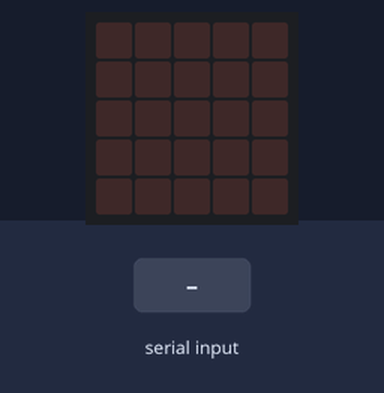
The program below on a simulated BBC micro:bit running MicroPython. Parts: the board's 5×5 LED display. Inputs (shaded band) come from the test bench. No radio messages arrive unless stated (any console line starting 'radio sent:' is added by the test bench); what the program prints to the serial console is not drawn.

Above: at 1.2 s.
1.3 s: "!r" typed at the serial console
At 1.9 s:
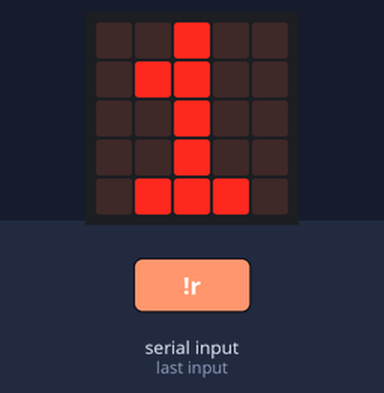
At 2.8 s:
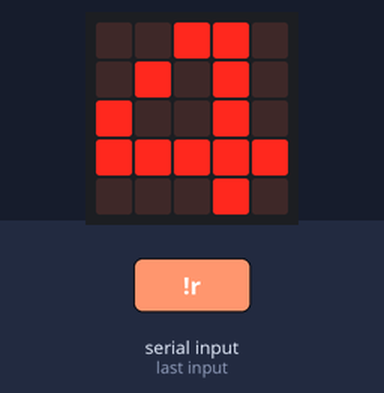
3.6 s: "!s" typed at the serial console
Timing chart, 0 to 6.6 s (numbered marks = the images above; inputs shaded):
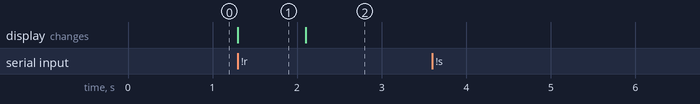

Measured:
- after the input at 1.3 s, the display: changes at once (image 1)
- after the input at 3.6 s, every drawn part: stays the same
- what the display in image 1 shows lasts 0.8 s, from 1.3 s to 2.1 s

The program:

main.py
```python
import radio
import microbit

radio.on()

radio.config(length=251, queue=8, power=7)

microbit.uart.init(115200)

system_id = 0

uart_buffer = b""

while True:
    if microbit.uart.any():
        uart_bytes = microbit.uart.read()
        if uart_bytes:
            uart_buffer += uart_bytes

        if b"!c" in uart_buffer:
            uart_buffer = b""

        if b"!r" in uart_buffer:
            command_index = uart_buffer.index(b"!r")
            if command_index >= 0:
                system_id = uart_buffer[command_index - 1]
                microbit.display.show(system_id)
            uart_buffer = uart_buffer[command_index + 2 :]

        if b"!s" in uart_buffer:
            command_index = uart_buffer.index(b"!s")
            radio.send_bytes(uart_buffer[:command_index])
            uart_buffer = uart_buffer[command_index + 2 :]

    radio_bytes = radio.receive_bytes()
    if radio_bytes:
        if radio_bytes[0] == system_id:
            microbit.uart.write(b"!c" + radio_bytes + b"!s")
        elif radio_bytes[2] > 0:
            radio.send_bytes(
                bytes(radio_bytes[0]) + bytes(radio_bytes[2] - 1) + radio_bytes[2:]
            )
            microbit.uart.write("Routed for another mb")
        else:
            microbit.uart.write(repr(system_id) + "!=" + repr(radio_bytes))
        microbit.uart.write(radio_bytes)
```
